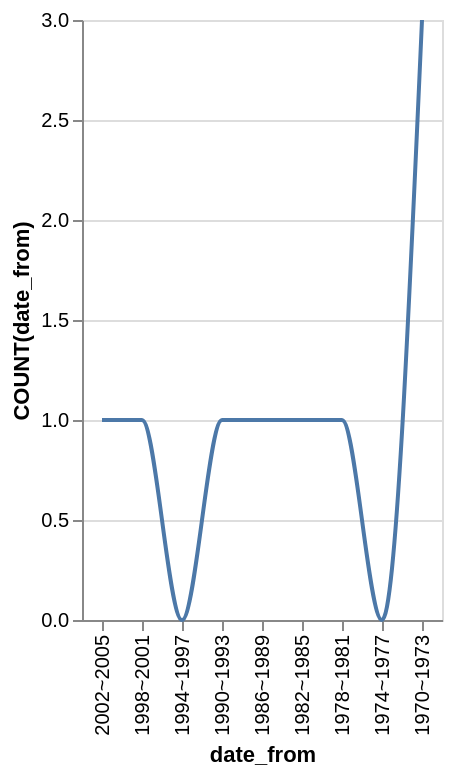

Express this chart as Vega-Lite.
### Vega-Lite specification from a JSON file in a GitHub repository (floating-point values rounded to 4 significant figures)
{"data": {"values": [{"x_data": "2002~2005", "y_data": 1}, {"x_data": "1998~2001", "y_data": 1}, {"x_data": "1994~1997", "y_data": 0}, {"x_data": "1990~1993", "y_data": 1}, {"x_data": "1986~1989", "y_data": 1}, {"x_data": "1982~1985", "y_data": 1}, {"x_data": "1978~1981", "y_data": 1}, {"x_data": "1974~1977", "y_data": 0}, {"x_data": "1970~1973", "y_data": 3}]}, "mark": {"type": "line", "interpolate": "monotone"}, "encoding": {"x": {"field": "x_data", "type": "nominal", "title": "date_from", "sort": "descending"}, "y": {"field": "y_data", "type": "quantitative", "title": "COUNT(date_from)"}}}
